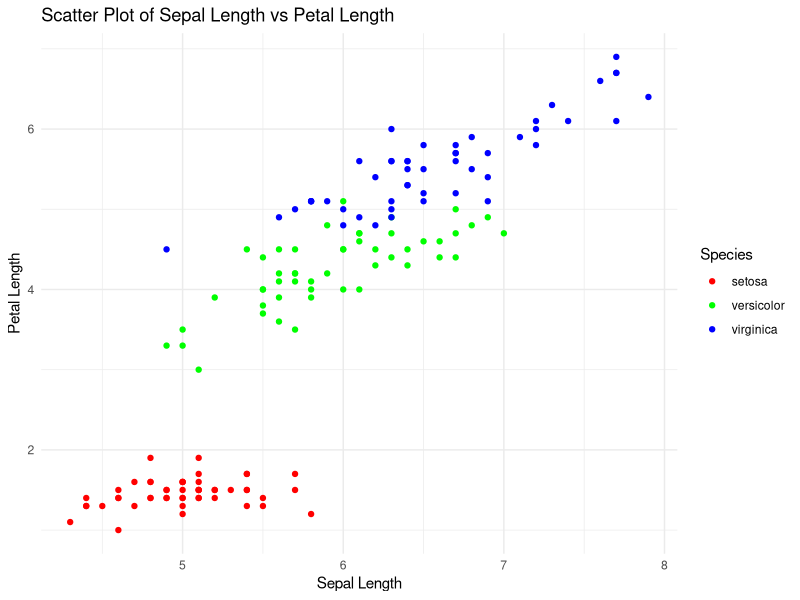

The R source for this figure:
## ---- chunk 1
knitr::opts_chunk$set(echo = TRUE)
## ---- chunk 2
head(iris)
## ---- chunk 3
#1a
dim(iris) # 150 rows 5 cols

## ---- chunk 4
#1b
nth_row = iris[4, ]
nth_row

## ---- chunk 5
#1c
library(dplyr)

iris.setosa = iris %>%
  filter(Species == "setosa")

iris.setosa

## ---- chunk 6
#1d
p_width = iris$Petal.Width
mean(p_width)

versicolor = iris %>%
  filter(Species == "versicolor")
v_width = versicolor$Petal.Width
mean(v_width)

## ---- chunk 7
#1e
library(ggplot2)

ggplot(iris, aes(x = Sepal.Length, y = Petal.Length, color = Species)) +
  geom_point() +
  labs(title = "Scatter Plot of Sepal Length vs Petal Length",
       x = "Sepal Length",
       y = "Petal Length") +
  theme_minimal() +
  scale_color_manual(values = c("setosa" = "red", "versicolor" = "green", "virginica" = "blue"))


## ---- chunk 8
#2a
fibonacci = numeric(10)
fibonacci[1] = 1
fibonacci[2] = 1

for (i in 3:10) {
  fibonacci[i] = fibonacci[i - 1] + fibonacci[i - 2]
}

print(fibonacci)

## ---- chunk 9
#2b
custombonacci = function(a, b, n) {

  sequence = numeric(n)
  
  sequence[1] = a
  sequence[2] = b
  
  for (i in 3:n) {
    sequence[i] = sequence[i - 1] + sequence[i - 2]
  }
  
  return(sequence)
}
## ---- chunk 10
#2c
custombonacci(1, -2, 12)
## ---- chunk 11
#3a

divisible1 = function(x, d) {
  
  if (!is.integer(x) && x != as.integer(x)) {
    print("x is not an integer")
  } else {
      if (x %% d == 0) {
        print(paste("x is divisible by d"))
    } else {
        print(paste("x is not divisible by d"))
    }
  }
}

divisible1(100, 5)
divisible1(99, 5)
## ---- chunk 12
#3b
divisible2 = function(x, d) {
  # Check if x is an integer
  if (!is.integer(x) && x != as.integer(x)) {
    print("x is not an integer")
  } else {
    # Check if x is divisible by d
    if (x %% d == 0) {
      print(paste(x, "is divisible by", d))
    } else {
      print(paste(x, "is not divisible by", d))
    }
  }
}

divisible2(100, 5)
divisible2(99, 5)
## ---- chunk 13
#3c
cdf = function(x) {

  if (x < 0) {
    result = 0
  }
  else if (x <= 1) {
    result = x^2
  }
  else {
    result = 1
  }
  
  return(result)
}

cdf(-3)
cdf(0.77)
cdf(10)
## ---- chunk 14

pbinom(5, 10, 0.5)

qbinom(0.6, 10, 0.5)

dbinom(5, 10, 0.5)

pbinom(10, 10, 0.5)

rbinom(10, 10, 0.5)

sample(1:20, size = 10, replace = TRUE)

dnorm(0, 0, 1)
pnorm(0, 0, 1)

dunif(0.5, 0, 1)

punif(2.5, 2, 4)
